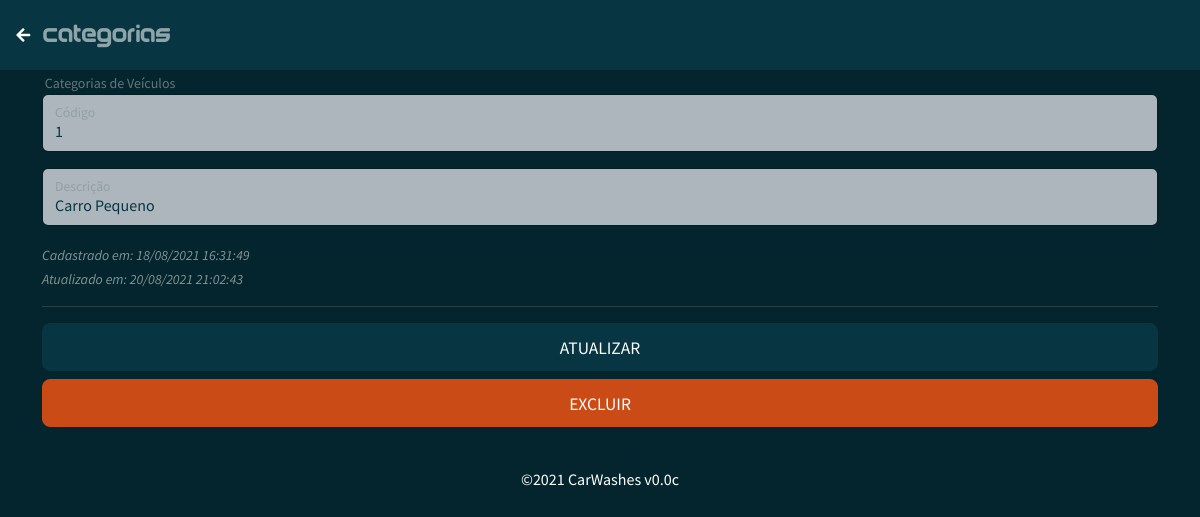
The page /categorias_edit.php?id=1 on the database its author committed.
### tables this page shows
CREATE TABLE `tb_categorias` (
  `categoria_id` int(11) NOT NULL COMMENT 'Código',
  `categoria_descricao` varchar(200) NOT NULL COMMENT 'Descrição',
  `categoria_usuario` varchar(11) NOT NULL COMMENT 'Usuário',
  `categoria_create` datetime NOT NULL COMMENT 'Criado',
  `categoria_update` datetime DEFAULT NULL COMMENT 'Atualizado'
);

### assets/connection/connection_database.php (called while the page is built, shortened)
<?php
	$app_versao = 'v0.0c';
?>

### categorias_edit.php (the view, shortened to what this page needs)
<?php
  include_once("assets/connection/connection_database.php");
  $categoria_id = $categoria_descricao = $categoria_usuario = $categoria_create = $categoria_update = "";
  if(isset($_GET['id'])){
    $categoria_id = $_GET['id'];
    $sql = "SELECT * FROM tb_categorias WHERE categoria_id = '$categoria_id'";
    $result = $conn->query($sql);
    if ($result->num_rows === 1) {
      $row = $result->fetch_assoc();
      $categoria_id =  $row["categoria_id"];
      $categoria_descricao =  $row["categoria_descricao"];
      $categoria_usuario =  $row["categoria_usuario"];
      $categoria_create = $row["categoria_create"] == NULL ? '' : date('d/m/Y H:i:s', strtotime($row["categoria_create"]));
      $categoria_update = $row["categoria_update"] == NULL ? '' : date('d/m/Y H:i:s', strtotime($row["categoria_update"]));
    } else {
      echo "0 results";
    }
  }
?>
<!doctype html>
<html lang="pt-br">
  <head>
    <link href="https://cdn.jsdelivr.net/npm/bootswatch@5.1.0/dist/solar/bootstrap.min.css" rel="stylesheet">
    <link rel="stylesheet" href="https://pro.fontawesome.com/releases/v5.10.0/css/all.css"/>
    <link rel="stylesheet" href="style.css">
  </head>
  <body>
    <nav class="navbar navbar-expand-lg navbar-dark bg-dark">
      <span class="navbar-text">
        &nbsp;<a href="categorias.php" class="btn btn-link"><i class="fas fa-arrow-left fa-1x"></i></a>
      </span>
      <span class="navbar-text">
        <a><span class="titulo">CATEGORIAS</span></a>
      </span>
      <span class="navbar-text">
      </span>
    </nav>
    <div class="container">
      <small class="text-muted">&nbsp;Categorias de Veículos</small>
      <form action="<?php echo htmlspecialchars('categorias_edit_return.php');?>" method="post" class="form-floating">
        <div class="form-floating mb-3">
          <input type="text" class="form-control" name="categoria_id" id="categoria_id" placeholder="Código" value="<?php echo $categoria_id; ?>" readonly>
          <label for="categoria_id">Código</label>
        </div>
        <div class="form-floating mb-3">
          <input type="text" class="form-control text-capitalize" name="categoria_descricao" id="categoria_descricao" placeholder="Informe a descrição da categoria" value="<?php echo $categoria_descricao; ?>" autofocus required>
          <label for="floatingInput">Descrição</label>
        </div>
        <small>
          <i>
            <?php echo 'Cadastrado em: '.$categoria_create; ?><br>
            <?php echo $categoria_update == NULL ? '' : 'Atualizado em: '.$categoria_update; ?>
          </i>
        </small>
        <hr>
        <div class="d-grid gap-2">
          <button class="btn btn-dark btn-lg" type="submit"><small>ATUALIZAR</small></button>
          <button class="btn btn-warning btn-lg" type="button" data-bs-toggle="modal" data-bs-target="#exampleModal"><small>EXCLUIR</small></button>
        </div>
      </form>
    </div><br>
    <div class="alert alert-default" role="alert">
      <p class="mb-0" style="text-align: center;"><span>&copy;<?php echo date('Y'). ' CarWashes '.$app_versao; ?></span></p>
    </div>
  </body>
</html>

### assets/css/style.css (style rules this page uses)
body { background-color: #04252d; }
.titulo { font-family: 'fontTitulo'; font-size: 25px; }

### rows shown on the page
tb_categorias: categoria_id "1", categoria_descricao "Carro Pequeno", categoria_create "18/08/2021 16:31:49", categoria_update "20/08/2021 21:02:43"

### other values the page prints
$app_versao "v0.0c"
